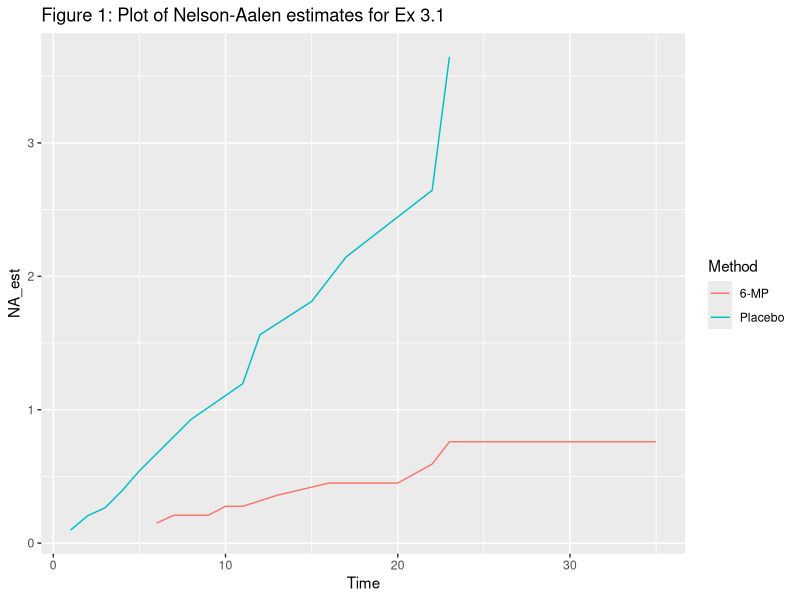
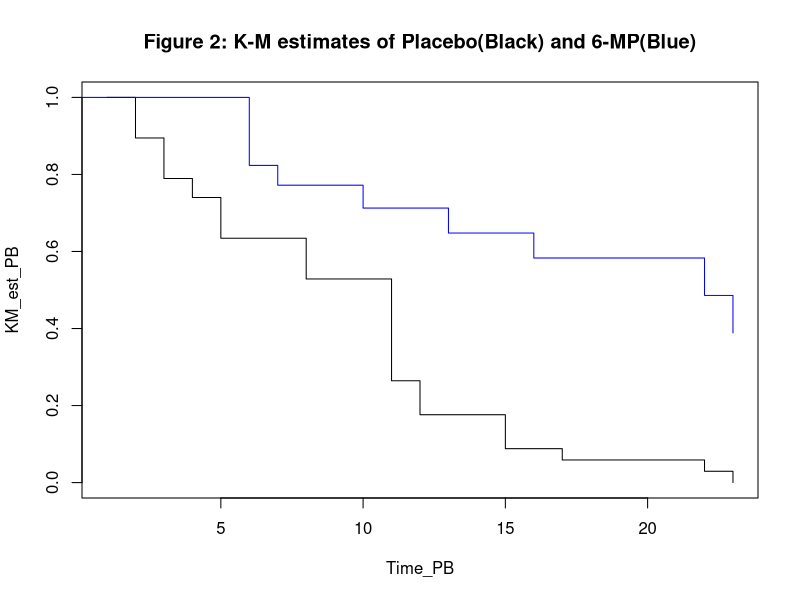

These figures' R source, in order:
## ---- chunk 1
knitr::opts_chunk$set(echo = TRUE)
library(tidyverse)
library(mice)

## ---- chunk 2
Placebo <- data.frame(Time = c(1,1,2,2,3,4,4,5,5,8,8,8,8,11,11,12,12,15,17,22,23), event = 1, Method = "Placebo")
Six_MP <- data.frame(Time = c(6,6,6,6,7,9,10,10,11,13,16,17,19,20,22,23,25,32,32,34,35), event = c(1,1,1,0,1,0,1,0,0,1,1,0,0,0,1,1,0,0,0,0,0), Method = "6-MP")

Placebo_NA <- Placebo %>% 
  mutate(NA_est = nelsonaalen(Placebo, Time, event))


Six_MP_NA <- Six_MP %>% 
  mutate(NA_est = nelsonaalen(Six_MP, Time, event))

Both_Methods <- full_join(Placebo_NA, Six_MP_NA)

Both_Methods %>% 
  ggplot(aes(x = Time, y = NA_est, col = Method)) +
  geom_line() +
  labs(title = "Figure 1: Plot of Nelson-Aalen estimates for Ex 3.1")
## ---- chunk 3
Time_PB = c(1,2,3,4,5,8,11,12,15,17,22,23)
Risk_PB = c(19, 17, 16, 14, 12, 8, 6, 4, 3, 2, 1)
Ties_PB = c(2, 2, 1, 2, 2, 4, 2, 2, 1, 1, 1)
NA_est_PB = cumsum(Ties_PB/Risk_PB)

Time_MP = c(0,6,7,10,13,16,22,23)
Risk_MP = c(17,16,13,11,10,6,5)
Ties_MP = c(3,1,1,1,1,1,1)
NA_est_MP = cumsum(Ties_MP/Risk_MP)



KM_est_PB = c(1, cumprod(1- Ties_PB/Risk_PB))
KM_est_MP = c(1, cumprod(1- Ties_MP/Risk_MP))

plot(x = Time_PB, y = KM_est_PB, type = 's', main = "Figure 2: K-M estimates of Placebo(Black) and 6-MP(Blue)")
lines(x = Time_MP, y = KM_est_MP, type = 's', col = "blue")
